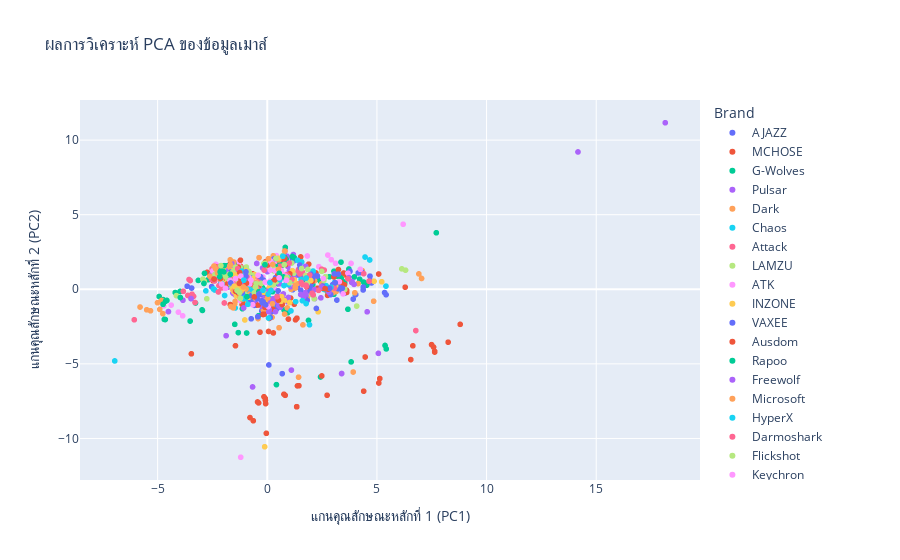

Source (notebook cell):
### Markdown cell above
#  **Find Similar Mouse using Euclidean Distance Similarity**

### Code cell
import numpy as np



# 1. กำหนด "คลังเมาส์" ของคุณ
my_mouse_collection = ['Viper Mini Signature Edition', 'MAD R Major', 'Susanto-X', 'Y2 Pro']
df_my_collection = df_pca[df_pca['Model'].isin(my_mouse_collection)]

# 2. คำนวณ "โปรไฟล์เมาส์ในอุดมคติ"
ideal_mouse_profile = df_my_collection[col].mean().values

# 3. คำนวณ Euclidean Distance ของทุกเมาส์จากจุดศูนย์กลาง
distances = np.linalg.norm(df_pca[col].values - ideal_mouse_profile, axis=1)
df_pca['Distance_to_Ideal'] = distances

# 4. จัดอันดับเมาส์ที่ใกล้เคียงที่สุด (ไม่รวมเมาส์ที่มีอยู่แล้วในคลัง)
recommendations = df_pca[~df_pca['Model'].isin(my_mouse_collection)] \
    .sort_values('Distance_to_Ideal', ascending=True).head(5)

print(f"จุดศูนย์กลาง (Ideal Profile) ในแกน PCA: {ideal_mouse_profile}")
print("\n--- 5 อันดับเมาส์แนะนำที่ใกล้เคียงกับสไตล์ของคุณที่สุด ---")
print(recommendations[['Model', 'Brand', 'Distance_to_Ideal']])

# 5. พล็อตกราฟแสดง Ideal Profile
fig.add_scatter(
    x=[ideal_mouse_profile[0]],
    y=[ideal_mouse_profile[1]],
    mode='markers',
    marker=dict(symbol='star', color='red', size=15),
    name='Ideal Profile (จุดศูนย์กลาง)'
)
fig.show()
